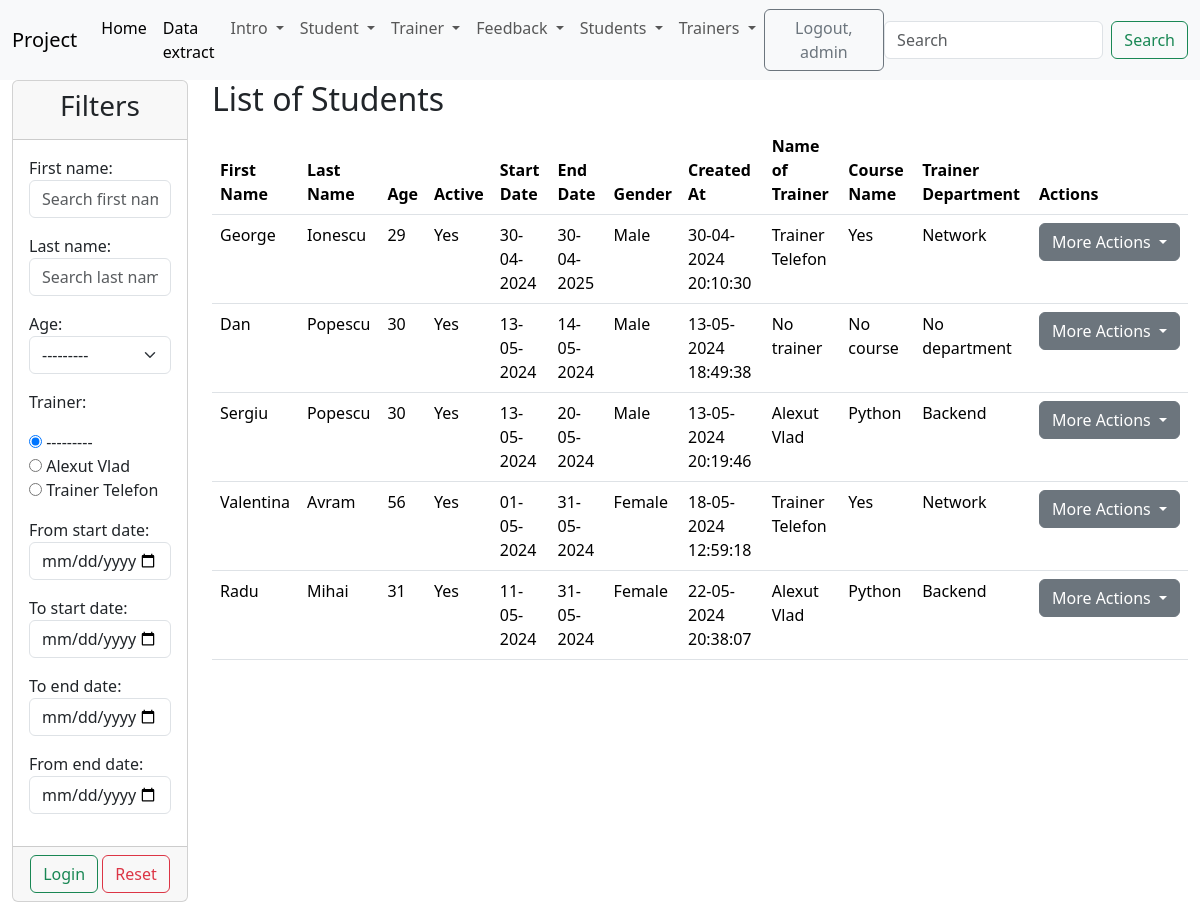
The app's page /students_list/ (signed in) with its own data.
### trainer/models.py (models this page shows)
class Trainer(models.Model):
    department_choice = {
        ("b", 'Backend'),
        ("f", 'Frontend'),
        ("n", 'Network'),
    }
    first_name = models.CharField(max_length=20)
    last_name = models.CharField(max_length=20)
    course_name = models.CharField(max_length=40)
    email = models.EmailField(max_length=40)
    active = models.BooleanField(default=True)
    department = models.CharField(max_length=20, choices=department_choice, null=True)
    created_at = models.DateTimeField(auto_now_add=True)
    updated_at = models.DateTimeField(auto_now=True)
    def __str__(self):
        return f'{self.first_name} {self.last_name}'

### student/models.py (models this page shows)
class Student(models.Model):
    gender_options = {
        ('M', 'Male'),
        ('F', 'Female'),
    }
    first_name = models.CharField(max_length=50)
    last_name = models.CharField(max_length=50)
    age = models.PositiveIntegerField()
    email = models.EmailField(max_length=50)
    description = models.TextField(max_length=500)
    active = models.BooleanField(default=True)
    start_date = models.DateField()
    end_date = models.DateField()
    gender = models.CharField(max_length=1, choices=gender_options)
    trainer = models.ForeignKey(Trainer, on_delete=models.CASCADE, null=True)
    created_at = models.DateTimeField(
        auto_now_add=True)  # stocam data si ora la salvarea unui student. Nu se mai modifica data si ora
    updated_at = models.DateTimeField(auto_now=True)  # stocam data si ora la orice modificare in clasa student
    def __str__(self):
        return f'{self.first_name} {self.last_name}'

### student/views.py (the view)
# urls.py: path('students_list/', views.StudentListView.as_view(), name='students-list'),
class StudentListView(LoginRequiredMixin, PermissionRequiredMixin, ListView):
    template_name = 'student/list_of_students.html'
    model = Student
    context_object_name = "all_students"
    permission_required = 'student.can_view_list_of_students'
    def get_queryset(self):
        return Student.objects.filter(active=True)
    def get_context_data(self, **kwargs):
        context = super().get_context_data()
        students = Student.objects.filter(active=True)
        my_filters = StudentFilter(self.request.GET, queryset=students)
        context['all_students'] = my_filters.qs
        context['form_filters'] = my_filters.form
        return context

### student/context_processors.py (called while the page is built)
def get_all_students(request):
    return {'students': Student.objects.all()}

### trainer/context_processors.py (called while the page is built)
def get_all_trainers(request):
    return {'trainers': Trainer.objects.all()}

### templates/student/list_of_students.html (shortened to what this page needs)
{% extends 'base.html' %}
{% block content %}
    <div class="container-fluid">
        <div class="row">
            <div class="col-md-2">
                <div class="card">
                    <div class="card-header">
                        <h3 class="text-center">
                            Filters
                        </h3>
                    </div>
                    <form method="get">
                        <div class="card-body">
                            {{ form_filters.as_p }}
                        </div>
                        <div class="card-footer text-center">
                            <button type="submit" class="btn btn-outline-success">Login</button>
                            <a href="{% url 'students-list' %}" class="btn btn-outline-danger">Reset</a>
                        </div>
                    </form>
                </div>
            </div>
            <div class="col-md 10">
                {% if all_students %}
                    <h2>List of Students</h2>
                    <table class="table">
                        <thead>
                        <tr>
                            <th>First Name</th>
                            <th>Last Name</th>
                            <th>Age</th>
                            <th>Active</th>
                            <th>Start Date</th>
                            <th>End Date</th>
                            <th>Gender</th>
                            <th>Created At</th>
                            <th>Name of Trainer</th>
                            <th>Course Name</th>
                            <th>Trainer Department</th>
                            <th>Actions</th>
                        </tr>
                        </thead>
                        <tbody>
                        {% for student in all_students %}
                            <tr>
                                <td>{{ student.first_name }}</td>
                                <td>{{ student.last_name }}</td>
                                <td>{{ student.age }}</td>
                                <td>
                                    {% if student.active %}Yes{% else %}No{{% endif %}
                                </td>
                                <td>{{ student.start_date|date:'d-m-Y' }}</td>
                                <td>{{ student.end_date|date:'d-m-Y' }}</td>
                                <td>{{ student.get_gender_display }}</td>
                                <td>{{ student.created_at|date:"d-m-Y H:i:s" }}</td>
                                <td>{% if student.trainer %}
                                    {{ student.trainer }}
                                {% else %}
                                    No trainer
                                {% endif %}
                                </td>
                                <td>
                                    {% if student.trainer.course_name %}
                                        {{ student.trainer.course_name }}
                                    {% else %}
                                        No course
                                    {% endif %}
                                </td>
                                <td>
                                    {% if student.trainer.department %}
                                        {{ student.trainer.get_department_display }}
                                    {% else %}
                                        No department
                                    {% endif %}
                                </td>
                                <td>
                                    {% if perms.student.change_student or perms.student.delete_student or perms.student.view_student %}
                                        <div class="dropdown">
                                            <button class="btn btn-secondary dropdown-toggle" type="button"
                                                    data-bs-toggle="dropdown" aria-expanded="false">
                                                More Actions
                                            </button>
                                        </div>
                                    {% else %}
                                        <p>No actions</p>
                                    {% endif %}
                                </td>
                            </tr>
                        {% endfor %}
                        </tbody>
                    </table>
                {% else %}
                    <div>
                        <h3 class="text-center">No data available</h3>
                    </div>
                {% endif %}
            </div>
        </div>
    </div>
{% endblock %}

### templates/navbar.html (shortened to what this page needs)
<nav class="navbar navbar-expand-lg bg-body-tertiary">
    <div class="container-fluid">
        <a class="navbar-brand" href="#">Project</a>
        <div class="collapse navbar-collapse" id="navbarSupportedContent">
            <ul class="navbar-nav me-auto mb-2 mb-lg-0">
                <li class="nav-item">
                    <a class="nav-link active" aria-current="page" href="{% url 'home' %}">Home</a>
                </li>
                <li class="nav-item">
                    <a class="nav-link active" aria-current="page" href="{% url 'data' %}">Data extract</a>
                </li>
                {% if user.is_authenticated %}
                    <li class="nav-item dropdown">
                        <a class="nav-link dropdown-toggle" href="#" role="button" data-bs-toggle="dropdown"
                           aria-expanded="false">
                            Intro
                        </a>
                    </li>
                    <li class="nav-item dropdown">
                        <a class="nav-link dropdown-toggle" href="#" role="button" data-bs-toggle="dropdown"
                           aria-expanded="false">
                            Student
                        </a>
                    </li>
                    <li class="nav-item dropdown">
                        <a class="nav-link dropdown-toggle" href="#" role="button" data-bs-toggle="dropdown"
                           aria-expanded="false">
                            Trainer
                        </a>
                    </li>
                    <li class="nav-item dropdown">
                        <a class="nav-link dropdown-toggle" href="#" role="button" data-bs-toggle="dropdown"
                           aria-expanded="false">
                            Feedback
                        </a>
                    </li>
                    <li class="nav-item dropdown">
                        <a class="nav-link dropdown-toggle" href="#" role="button" data-bs-toggle="dropdown"
                           aria-expanded="false">
                            Students
                        </a>
                    </li>
                    <li class="nav-item dropdown">
                        <a class="nav-link dropdown-toggle" href="#" role="button" data-bs-toggle="dropdown"
                           aria-expanded="false">
                            Trainers
                        </a>
                    </li>
                {% endif %}
            </ul>
            {% if user.is_authenticated %}
                <form method="post" action="{% url 'logout' %}">
                    <button type="submit" class="btn btn-outline-secondary">Logout, {{ user.username }}</button>
                </form>
            {% else %}
                <div>
                    <a href="{% url 'login' %}" class="btn btn-outline-secondary">Login</a>
                    <a href="{% url 'create-user' %}" class="btn btn-outline-success">Sign Up</a>
                </div>
            {% endif %}
            <form class="d-flex" role="search">
                <input class="form-control me-2" type="search" placeholder="Search" aria-label="Search">
                <button class="btn btn-outline-success" type="submit">Search</button>
            </form>
        </div>
    </div>
</nav>

### records on screen
Student: first_name "George", last_name "Ionescu", age "29", active "Yes", start_date "30-04-2024", end_date "30-04-2025", gender "Male", created_at "30-04-2024 20:10:30", trainer "Trainer Telefon", trainer.course_name "Yes", trainer.department "Network"
Student: first_name "Dan", last_name "Popescu", age "30", active "Yes", start_date "13-05-2024", end_date "14-05-2024", gender "Male", created_at "13-05-2024 18:49:38", shows "No trainer", shows "No course", shows "No department"
Student: first_name "Sergiu", last_name "Popescu", age "30", active "Yes", start_date "13-05-2024", end_date "20-05-2024", gender "Male", created_at "13-05-2024 20:19:46", trainer "Alexut Vlad", trainer.course_name "Python", trainer.department "Backend"
Student: first_name "Valentina", last_name "Avram", age "56", active "Yes", start_date "01-05-2024", end_date "31-05-2024", gender "Female", created_at "18-05-2024 12:59:18", trainer "Trainer Telefon", trainer.course_name "Yes", trainer.department "Network"
Student: first_name "Radu", last_name "Mihai", age "31", active "Yes", start_date "11-05-2024", end_date "31-05-2024", gender "Female", created_at "22-05-2024 20:38:07", trainer "Alexut Vlad", trainer.course_name "Python", trainer.department "Backend"

### other values on screen
{{ user.username }} "admin"
